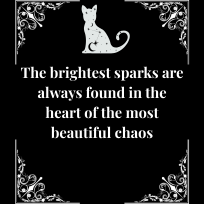
#> input picture images/cat.png, 204 x 204 px
$ python pm290c_printer.py --image images/cat.png
#> lines starting #> are read from the running program, lines starting #| are printed output that depends on the picture; after the words box and inside, x2 and y2 are one past the last pixel; in counts of white or black regions, pixels touching at a corner belong together
"""
PM290C Thermal Printer — BLE TSPL library module.

Provides async functions to print images and text to a PM290C thermal printer
over BLE using the TSPL protocol. Protocol reverse-engineered from PacketLogger
capture of the Labelnize iOS app.

Requirements:
    pip install bleak Pillow

Usage as a library:
    import asyncio
    from pm290c_printer import print_image, print_text

    asyncio.run(print_image("photo.png"))
    asyncio.run(print_text("Hello!", font_size=48))

Usage from command line:
    python pm290c_printer.py "Hello World!"
    python pm290c_printer.py --image photo.png
    python pm290c_printer.py --font-size 48 "Big Text"
"""

import argparse
import asyncio
import sys
import time

from bleak import BleakClient, BleakScanner

# ========== BLE CONSTANTS ==========
# UUIDs from PacketLogger capture
WRITE_UUID = "0000ff02-0000-1000-8000-00805f9b34fb"
NOTIFY_UUID = "0000ff01-0000-1000-8000-00805f9b34fb"
INIT_UUID = "0000ae3b-0000-1000-8000-00805f9b34fb"
NOTIFY2_UUID = "0000ff03-0000-1000-8000-00805f9b34fb"

# Init packet sent to ae3b before any commands (from capture)
AE3B_INIT = bytes([0xFE, 0xDC, 0xBA, 0xC0, 0x07, 0x00, 0x06, 0x00,
                   0xFF, 0xFF, 0xFF, 0xFF, 0xFF, 0xEF])

CHUNK_SIZE = 500  # BLE MTU was 503

# ========== PRINT CONSTANTS ==========
PRINT_WIDTH_PX = 384       # 54mm at 203 DPI
BYTES_PER_ROW = 48         # 384 / 8
PAPER_WIDTH_MM = 54
DEFAULT_DENSITY = 10
DEFAULT_FONT_SIZE = 24
BOTTOM_PAD_ROWS = 80       # ~10mm at 203 DPI for clean paper cut


# ========== BITMAP CONVERSION ==========

# [29 lines left out: function _text_to_bitmap, not called in this run]


def _image_file_to_bitmap(image_path):
    """Convert an image file to a 1-bit bitmap for printing.

    Scales the image to the printer width, converts to 1-bit with
    thresholding, and adds bottom padding for a clean paper cut.

    Args:
        image_path: Path to the image file (PNG, JPG, etc.).

    Returns:
        Tuple of (num_rows, raw_bitmap_bytes).
    """
#> called with image_path = 'images/cat.png'
    from PIL import Image

    img = Image.open(image_path)
#> img is the input picture: PIL image 204x204 RGB; mean R, G, B 27.9, 28, 28
    img = img.convert('L')
#> img: PIL image 204x204 L

    # Scale to print width
    ratio = PRINT_WIDTH_PX / img.width
#> ratio = 1.88
    new_h = int(img.height * ratio)
#> new_h = 384
    img = img.resize((PRINT_WIDTH_PX, new_h))
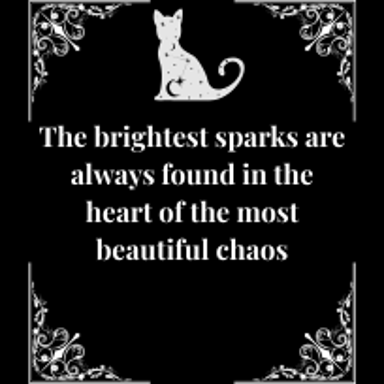
#> img: PIL image 384x384 L; min 0, max 255, mean 28.2

    # Threshold to 1-bit (no dithering — clean for line art)
    img = img.point(lambda x: 0 if x < 128 else 255, '1')
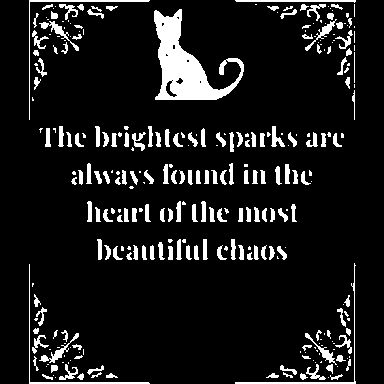
#> img: PIL image 384x384 1; 10.1% white; 294 white regions (124 under 20 px), largest, box (x1, y1, x2, y2) and area: (154, 9, 244, 100) 3358, (235, 263, 356, 384) 375, (29, 0, 150, 120) 359

    # Add bottom padding for clean paper cut
    padded = Image.new('1', (img.width, img.height + BOTTOM_PAD_ROWS), color=0)
#> padded: PIL image 384x464 1; every value is 0
    padded.paste(img, (0, 0))
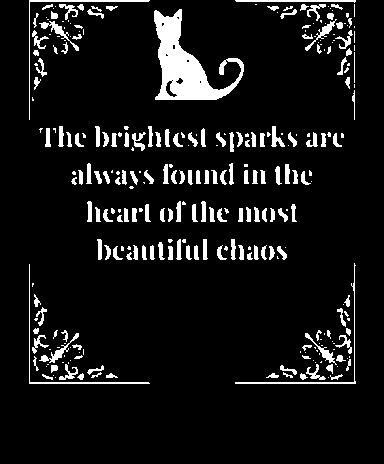
#> padded: PIL image 384x464 1; 8.4% white; 294 white regions (124 under 20 px), largest, box (x1, y1, x2, y2) and area: (154, 9, 244, 100) 3358, (235, 263, 356, 384) 375, (29, 0, 150, 120) 359

    return _image_obj_to_bitmap(padded)


def _image_obj_to_bitmap(img):
    """Convert a Pillow 1-bit image to raw TSPL bitmap bytes.

    TSPL BITMAP format: 1 bit per pixel, MSB first, 0=white, 1=black.
    Pillow '1' mode: 0=black, 255=white.

    Args:
        img: A Pillow Image in '1' (1-bit) mode.

    Returns:
        Tuple of (num_rows, raw_bitmap_bytes).
    """
    width = img.width
#> width = 384
    height = img.height
#> height = 464
    bpr = width // 8
#> bpr = 48

    raw = bytearray()
    for y in range(height):
        for bx in range(bpr):
            byte_val = 0
            for bit in range(8):
                px = bx * 8 + bit
                if px < width:
                    pixel = img.getpixel((px, y))
                    if pixel == 0:  # black in Pillow -> 1 in TSPL
                        byte_val |= (1 << (7 - bit))
            raw.append(byte_val)

    return height, bytes(raw)


# [36 lines left out: functions _load_font, _notification_handler, not called in this run]


async def _send_chunked(client, uuid, data, chunk_size=CHUNK_SIZE):
    """Send data to a BLE characteristic in MTU-sized chunks.

    Args:
        client: Connected BleakClient.
        uuid: Target GATT characteristic UUID.
        data: Bytes to send.
        chunk_size: Maximum bytes per write.
    """
    num_chunks = (len(data) + chunk_size - 1) // chunk_size
    for i in range(0, len(data), chunk_size):
        chunk = data[i:i + chunk_size]
        await client.write_gatt_char(uuid, chunk, response=False)
        await asyncio.sleep(0.2)
    print(f"  Sent {num_chunks} chunks, {len(data)} bytes")


async def _send_print_job(num_rows, bitmap_data, density=DEFAULT_DENSITY):
    """Scan for the printer, connect, and send a TSPL print job.

    Args:
        num_rows: Number of pixel rows in the bitmap.
        bitmap_data: Raw TSPL bitmap bytes.
        density: Print darkness, 1–15.

    Raises:
        RuntimeError: If the printer is not found.
    """
    # Calculate label height in mm (203 DPI ≈ 8 dots/mm)
    height_mm = max(1, num_rows // 8)

    # Scan for printer
    print("Scanning for PM290C...")
    target = await BleakScanner.find_device_by_name("PM290C", timeout=10.0)
    if not target:
        raise RuntimeError("PM290C not found. Is it powered on and not connected elsewhere?")
    print(f"Found: {target.name} ({target.address})")

    # Connect and print
    print("Connecting...")
    async with BleakClient(target.address) as client:
        print(f"Connected (MTU={client.mtu_size})")

        # Subscribe to notifications
        await client.start_notify(NOTIFY_UUID, _notification_handler)
        try:
            await client.start_notify(NOTIFY2_UUID, _notification_handler)
        except Exception:
            pass
        await asyncio.sleep(0.3)

        # Send init packet
        await client.write_gatt_char(INIT_UUID, AE3B_INIT, response=False)
        await asyncio.sleep(0.2)

        # Query battery (confirms communication)
        await client.write_gatt_char(WRITE_UUID, b'BATTERY?\r\n', response=False)
        await asyncio.sleep(0.5)

        # Build TSPL command sequence
        tspl_header = (
            f"SIZE {PAPER_WIDTH_MM} mm,{height_mm} mm\r\n"
            f"GAP 0,0\r\n"
            f"DIRECTION 0,0\r\n"
            f"DENSITY {density}\r\n"
            f"CLS\r\n"
            f"PRINT 1,1\r\n"
            f"BITMAP 0,0,{BYTES_PER_ROW},{num_rows},1,"
        ).encode('ascii')

        payload = tspl_header + bitmap_data + b'\r\n'

        # Send print status query (as the Labelnize app does)
        await client.write_gatt_char(WRITE_UUID, b'\x1b\x21\x3f\r\n', response=False)
        await asyncio.sleep(0.3)

        # Send the payload
        print(f"Sending {len(payload)} bytes...")
        await _send_chunked(client, WRITE_UUID, payload)

        print("Waiting for printer to finish...")
        await asyncio.sleep(5.0)

        # Cleanup notifications
        try:
            await client.stop_notify(NOTIFY_UUID)
            await client.stop_notify(NOTIFY2_UUID)
        except Exception:
            pass

    print("Print complete.")


# ========== PUBLIC API ==========

async def print_image(image_path, density=DEFAULT_DENSITY):
    """Print an image file to the PM290C thermal printer.

    Args:
        image_path: Path to an image file (PNG, JPG, etc.).
        density: Print darkness, 1–15 (default 10).
    """
    print(f"Loading image: {image_path}")
    num_rows, bitmap_data = _image_file_to_bitmap(image_path)
    print(f"Bitmap: {num_rows} rows x {PRINT_WIDTH_PX}px ({len(bitmap_data)} bytes)")
    await _send_print_job(num_rows, bitmap_data, density=density)


async def print_text(text, font_size=DEFAULT_FONT_SIZE, density=DEFAULT_DENSITY):
    """Print a text string to the PM290C thermal printer.

    Args:
        text: The text to print.
        font_size: Font size in pixels (default 24).
        density: Print darkness, 1–15 (default 10).
    """
    print(f"Rendering text: {text!r} (size {font_size})")
    num_rows, bitmap_data = _text_to_bitmap(text, font_size=font_size)
    print(f"Bitmap: {num_rows} rows x {PRINT_WIDTH_PX}px ({len(bitmap_data)} bytes)")
    await _send_print_job(num_rows, bitmap_data, density=density)


# ========== CLI ==========

def main():
    """Command-line interface for printing text or images."""
    parser = argparse.ArgumentParser(
        description="Print to PM290C thermal printer via BLE (TSPL protocol)"
    )
    parser.add_argument("text", nargs="?", default=None,
                        help="Text to print")
    parser.add_argument("--image", type=str, default=None,
                        help="Image file to print")
    parser.add_argument("--font-size", type=int, default=DEFAULT_FONT_SIZE,
                        help=f"Font size (default: {DEFAULT_FONT_SIZE})")
    parser.add_argument("--density", type=int, default=DEFAULT_DENSITY,
                        help=f"Print density 1-15 (default: {DEFAULT_DENSITY})")
    args = parser.parse_args()

    if args.text is None and args.image is None:
        parser.error("Provide text to print or --image")

    if args.image:
        asyncio.run(print_image(args.image, density=args.density))
#> (the call stopped at `async def _send_print_job(num_rows, bitmap_data, density=DEFAULT_DENSI..`: bleak is not available in this run)
    else:
        asyncio.run(print_text(args.text, font_size=args.font_size,
                               density=args.density))


if __name__ == "__main__":
    main()

$ run again, on images/snake.png
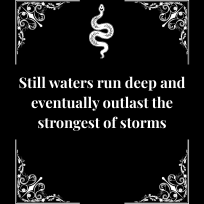
#> input picture images/snake.png, 204 x 204 px
#> in _image_file_to_bitmap, img is the input picture: PIL image 204x204 RGB; min 0, max 255, mean 23.6
#> in _image_file_to_bitmap, `img = img.point(lambda x: 0 if x < 128 else 255, '1')`:
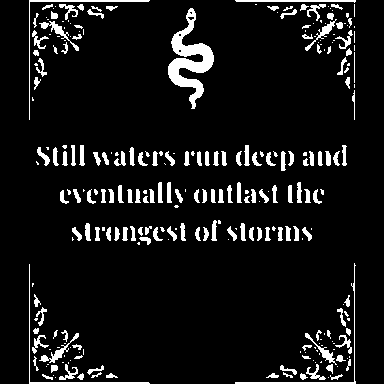
#> img: PIL image 384x384 1; 8.3% white; 274 white regions (116 under 20 px), largest, box (x1, y1, x2, y2) and area: (168, 8, 214, 109) 1695, (235, 263, 356, 384) 375, (29, 0, 150, 120) 359
#> in _image_file_to_bitmap, `padded.paste(img, (0, 0))`:
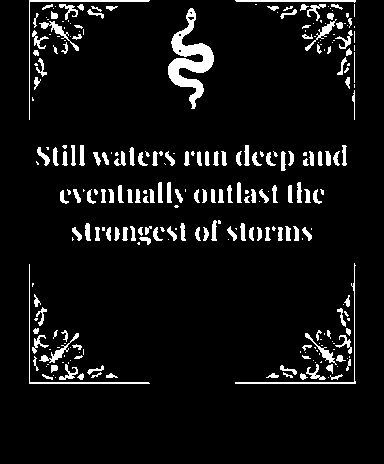
#> padded: PIL image 384x464 1; 6.9% white; 274 white regions (116 under 20 px), largest, box (x1, y1, x2, y2) and area: (168, 8, 214, 109) 1695, (235, 263, 356, 384) 375, (29, 0, 150, 120) 359

$ run again, on images/sun.png
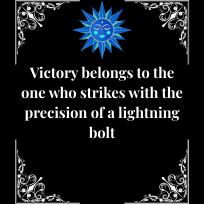
#> input picture images/sun.png, 204 x 204 px
#> in _image_file_to_bitmap, img is the input picture: PIL image 204x204 RGB; mean R, G, B 23.5, 26.3, 29.1
#> in _image_file_to_bitmap, `img = img.point(lambda x: 0 if x < 128 else 255, '1')`:
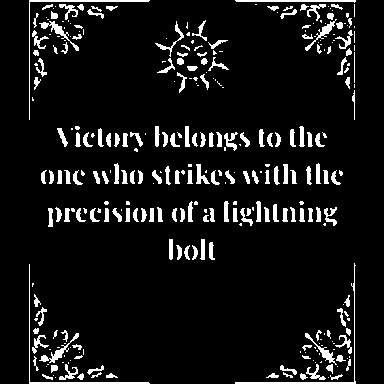
#> img: PIL image 384x384 1; 8.2% white; 312 white regions (134 under 20 px), largest, box (x1, y1, x2, y2) and area: (235, 263, 356, 384) 375, (29, 0, 150, 120) 359, (29, 264, 150, 384) 359
#> in _image_file_to_bitmap, `padded.paste(img, (0, 0))`:
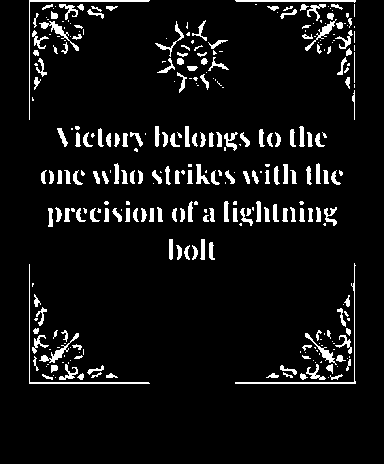
#> padded: PIL image 384x464 1; 6.8% white; 312 white regions (134 under 20 px), largest, box (x1, y1, x2, y2) and area: (235, 263, 356, 384) 375, (29, 0, 150, 120) 359, (29, 264, 150, 384) 359
